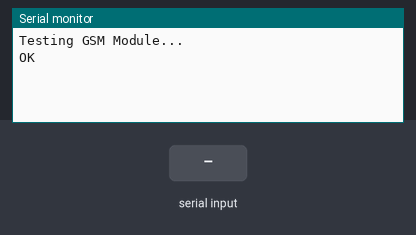
Bench run of a sketch on a simulated Arduino Uno, built with avr-gcc and run on an emulated ATmega328P. Shown: the last lines printed to the serial monitor. The inputs (shaded band) are chosen by the test bench. The modem accepts every AT command (registered, SIM ready, sends succeed) and sends nothing else.

Above: at 1.2 s.
1.3 s: "1" received over the second serial link
At 2.2 s:
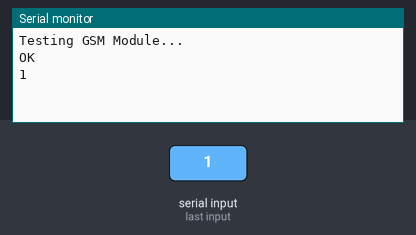
2.8 s: "0" received over the second serial link
At 3.3 s:
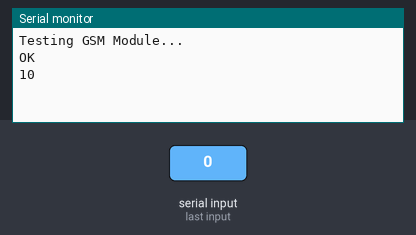

The sketch:

gsm.ino
```cpp
#include <SoftwareSerial.h>

// RX and TX connected to pins 3 and 2 respectively
SoftwareSerial gsmSerial(3, 2);

void setup()
{
    Serial.begin(9600);
    while (!Serial)
    {
        ;
    }

    gsmSerial.begin(9600);
    Serial.println("Testing GSM Module...");

    gsmSerial.println("AT");
}

void loop()
{
    if (gsmSerial.available())
    {
        Serial.write(gsmSerial.read());
    }

    if (Serial.available())
    {
        gsmSerial.write(Serial.read());
    }
}
```

Measured:
- after the input at 1.3 s, the serial monitor: prints a new line at once (image 1)
- after the input at 2.8 s, the serial monitor: prints a new line at once (image 2)
